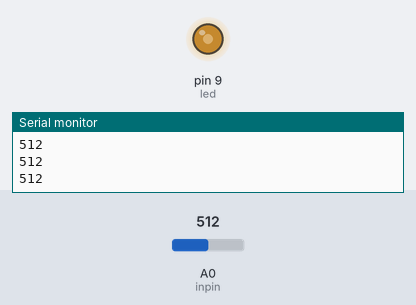
Recording of a sketch running on a simulated Arduino Uno, built with avr-gcc and run on an emulated ATmega328P. Parts: output pins drawn as LEDs (lit = HIGH), the last lines printed to the serial monitor. The inputs (shaded band) are chosen by the test bench; at power-on: A0 (inpin) = 512.

Above: at 1.2 s.
1.3 s: A0 (inpin) set to 716
At 1.8 s:
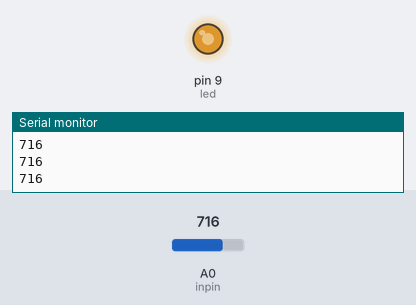
2.8 s: A0 (inpin) set to 900
At 3.1 s:
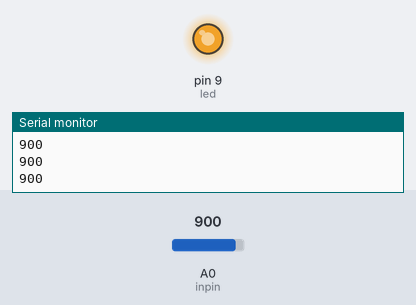
4.3 s: A0 (inpin) set to 122
At 5.4 s:
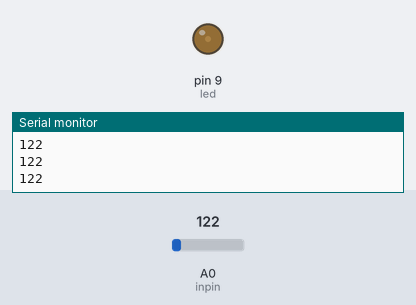
5.8 s: A0 (inpin) set to 0
At 6.5 s:
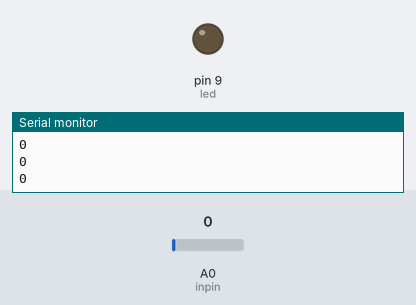
7.3 s: A0 (inpin) set to 511
At 7.6 s:
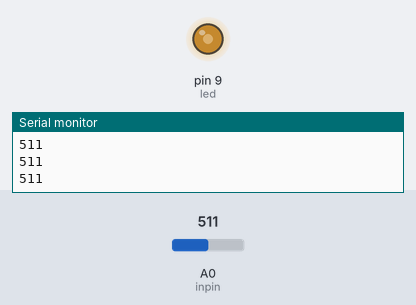
Timing chart, 0 to 9.8 s (numbered marks = the images above; inputs shaded):
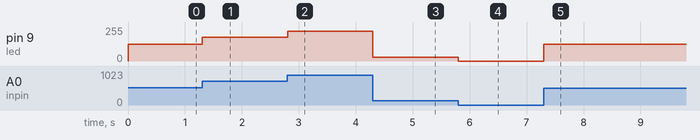

Measured:
- after the input at 1.3 s, pin 9 (led): 127/255 → 178/255 at once
- after the input at 2.8 s, pin 9 (led): 178/255 → 224/255 at once
- after the input at 4.3 s, pin 9 (led): 224/255 → 30/255 at once
- after the input at 5.8 s, pin 9 (led): 30/255 → 0/255 at once
- after the input at 7.3 s, pin 9 (led): 0/255 → 127/255 at once

The sketch:

pwmandANalogread_and_write.ino
```cpp
#define inpin A0
#define led 9 //PWM pin

void setup() {
  Serial.begin(9600);
  pinMode(inpin,INPUT);
  pinMode(led,OUTPUT);
  // put your setup code here, to run once:

}

void loop() {

  //get the analog read
  int  val = analogRead(inpin);

  //map the range   analog read range=0-1024  pwm range = 0-255
  int val2 = map(val,0,1024,0,255);

  //
  analogWrite(led,val2);
  Serial.println(val);

}
```
